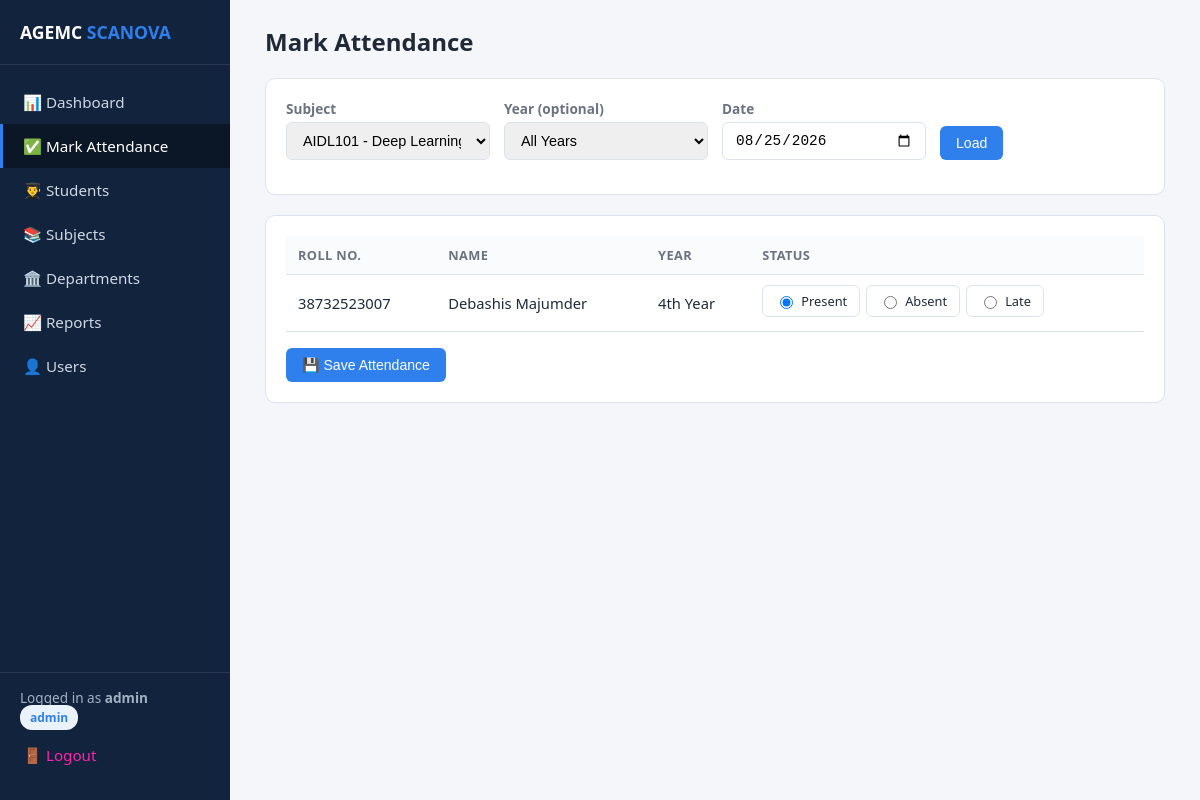
The app's page /attendance?subject_id=1 (signed in) with its own data.
### app.py (models this page shows)
class Student(db.Model):
    id = db.Column(db.Integer, primary_key=True)
    roll_no = db.Column(db.String(30), unique=True, nullable=False)
    name = db.Column(db.String(100), nullable=False)
    email = db.Column(db.String(120))
    phone = db.Column(db.String(20))
    department_id = db.Column(db.Integer, db.ForeignKey('department.id'), nullable=False)
    year = db.Column(db.String(20), nullable=False, default='1st Year')
    attendance_records = db.relationship('Attendance', backref='student', lazy=True, cascade="all, delete-orphan")

### app.py (the view, shortened to what this page needs)
@app.route('/attendance', methods=['GET', 'POST'])
@login_required
def attendance():
    all_departments = Department.query.order_by(Department.name).all()
    all_subjects = Subject.query.order_by(Subject.name).all()
    department_id = (
        request.args.get('department_id', type=int)
        or request.form.get('department_id', type=int)
    )
    subject_id = (
        request.args.get('subject_id', type=int)
        or request.form.get('subject_id', type=int)
    )
    year_filter = (
        request.args.get('year', '')
        or request.form.get('year', '')
    )
    selected_date_str = (
        request.args.get('date')
        or request.form.get('date')
        or date.today().isoformat()
    )
    selected_date = datetime.strptime(
        selected_date_str,
        '%Y-%m-%d'
    ).date()
    students_list = []
    existing_records = {}
    if subject_id:
        subject = Subject.query.get_or_404(subject_id)
        if department_id and subject.department_id != department_id:
            students_list = []
        else:
            student_query = Student.query.filter_by(
                department_id=subject.department_id
            )
            if year_filter:
                student_query = student_query.filter_by(
                    year=year_filter
                )
            students_list = student_query.order_by(
                Student.roll_no
            ).all()
            records = Attendance.query.filter_by(
                subject_id=subject_id,
                date=selected_date
            ).all()
            existing_records = {
                record.student_id: record.status
                for record in records
            }
    return render_template(
        'attendance.html',
        departments=all_departments,
        subjects=all_subjects,
        students=students_list,
        selected_department=department_id,
        selected_subject=subject_id,
        selected_year=year_filter,
        selected_date=selected_date_str,
        existing_records=existing_records
    )

### app.py (called while the page is built)
def login_required(f):
    @wraps(f)
    def decorated(*args, **kwargs):
        if 'user_id' not in session:
            flash('Please log in first.', 'warning')
            return redirect(url_for('login'))
        return f(*args, **kwargs)
    return decorated

@app.context_processor
def inject_user():
    return dict(current_user_role=session.get('role'), current_username=session.get('username'),
                year_choices=YEAR_CHOICES)

### templates/attendance.html (shortened to what this page needs)
{% extends "base.html" %}
{% block content %}
<div class="topbar"><h1>Mark Attendance</h1></div>
<div class="card">
  <form method="GET">
    <div class="form-row">
      <div>
        <label>Subject</label>
        <select name="subject_id" required>
          {% for s in subjects %}
          <option value="{{ s.id }}" {{ 'selected' if selected_subject == s.id }}>{{ s.code }} - {{ s.name }} ({{ s.department.name }})</option>
          {% endfor %}
        </select>
      </div>
      <div>
        <label>Year (optional)</label>
        <select name="year">
          <option value="">All Years</option>
        </select>
      </div>
      <div>
        <label>Date</label>
        <input type="date" name="date" value="{{ selected_date }}">
      </div>
      <div><button class="btn" type="submit">Load</button></div>
    </div>
  </form>
</div>
{% if selected_subject and students %}
<div class="card">
  <form method="POST">
    <table>
      <tr><th>Roll No.</th><th>Name</th><th>Year</th><th>Status</th></tr>
      {% for s in students %}
      <tr>
        <td>{{ s.roll_no }}</td>
        <td>{{ s.name }}</td>
        <td>{{ s.year }}</td>
        <td>
          <div class="status-radio-group">
            <label><input type="radio" name="status_{{ s.id }}" value="Present" {{ 'checked' if existing_records.get(s.id, 'Present') == 'Present' }}> Present</label>
            <label><input type="radio" name="status_{{ s.id }}" value="Absent" {{ 'checked' if existing_records.get(s.id) == 'Absent' }}> Absent</label>
            <label><input type="radio" name="status_{{ s.id }}" value="Late" {{ 'checked' if existing_records.get(s.id) == 'Late' }}> Late</label>
          </div>
        </td>
      </tr>
      {% endfor %}
    </table>
    <div style="margin-top:16px;">
      <button class="btn" type="submit">💾 Save Attendance</button>
    </div>
  </form>
</div>
{% elif selected_subject %}
<div class="card"><div class="empty-state">No students found for this subject's department{{ ' / ' + selected_year if selected_year }}.</div></div>
{% endif %}
{% endblock %}

### templates/base.html (style rules this page uses)
:root { --navy: #12233d; --navy-dark: #0b1626; --accent: #2f80ed; --accent-light: #eaf2fe; --green: #1a9e6b; --red: #d9534f; --amber: #e0a800; --bg: #f4f6fa; --border: #dde3ec; --text: #1f2937; --muted: #6b7280; }
* { box-sizing: border-box; }
body { margin: 0; font-family: 'Segoe UI', Roboto, Arial, sans-serif; background: var(--bg); color: var(--text); }
.topbar { display: flex; justify-content: space-between; align-items: center; margin-bottom: 20px; }
.topbar h1 { font-size: 1.5rem; margin: 0; }
.card { background: #fff; border: 1px solid var(--border); border-radius: 10px; padding: 20px; margin-bottom: 20px; }
table { width: 100%; border-collapse: collapse; }
th, td { padding: 10px 12px; text-align: left; border-bottom: 1px solid var(--border); font-size: 0.92rem; }
th { background: #fafbfd; color: var(--muted); font-weight: 600; font-size: 0.8rem; text-transform: uppercase; letter-spacing: 0.03em; }
.btn { display: inline-block; background: var(--accent); color: #fff; border: none; padding: 9px 16px; border-radius: 6px; cursor: pointer; text-decoration: none; font-size: 0.88rem; font-weight: 500; }
input, select, textarea { padding: 9px 12px; border: 1px solid var(--border); border-radius: 6px; font-size: 0.9rem; width: 100%; }
label { font-size: 0.85rem; font-weight: 600; color: var(--muted); margin-bottom: 4px; display: block; }
.form-row { display: grid; grid-template-columns: repeat(auto-fit, minmax(180px, 1fr)); gap: 14px; margin-bottom: 14px; align-items: end; }
.status-radio-group { display: flex; gap: 6px; }
.status-radio-group label { padding: 6px 12px; border: 1px solid var(--border); border-radius: 6px; cursor: pointer; font-weight: 500; font-size: 0.8rem; color: var(--text); display: flex; align-items: center; gap: 5px; }
.status-radio-group input { width: auto; }

### records on screen
Student: roll_no "38732523007", name "Debashis Majumder", year "4th Year"

### other values on screen
{{ current_username }} "admin"
{{ current_user_role }} "admin"
form field subject_id "AIDL101 - Deep Learning (AI)"
